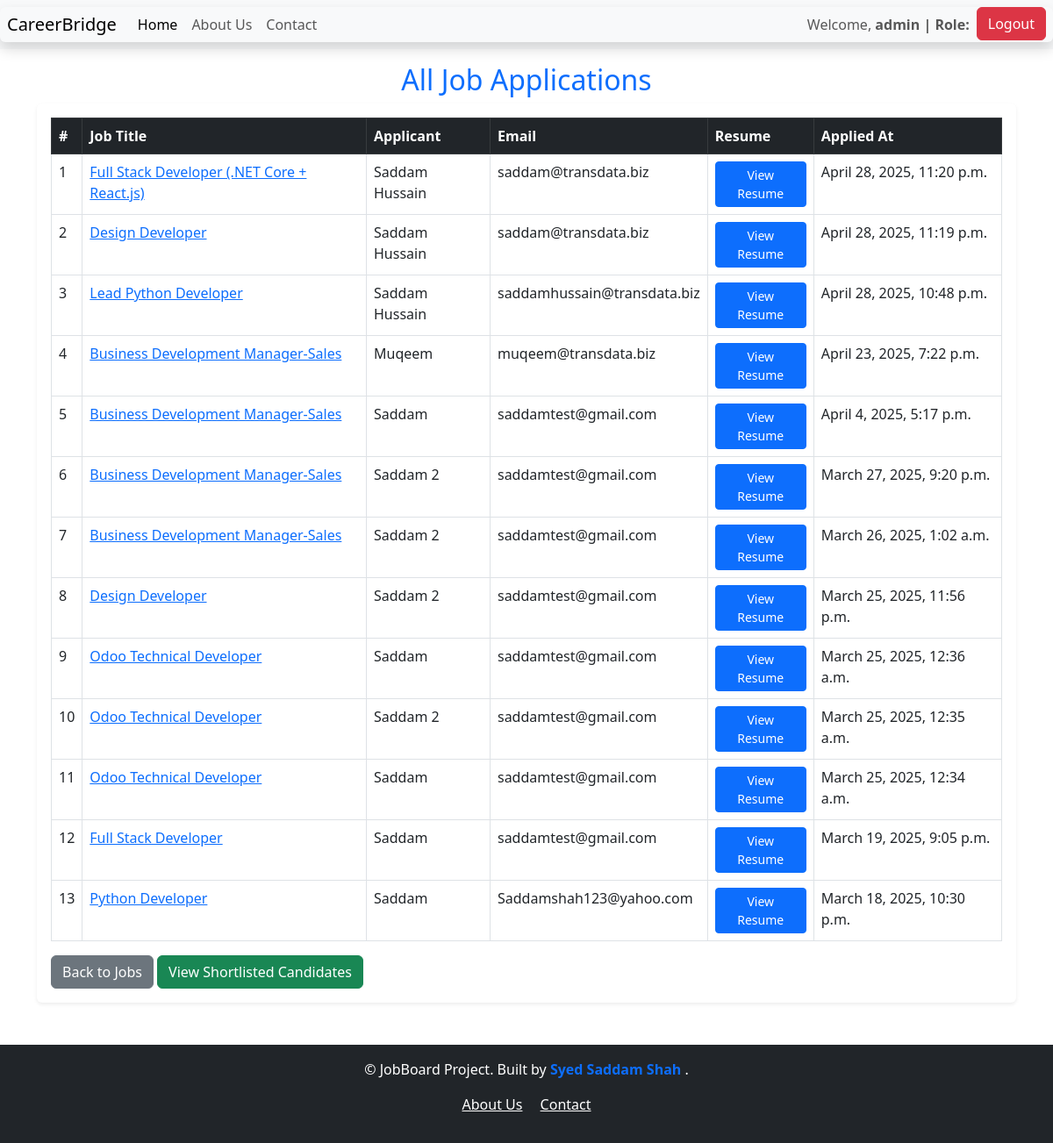
/all_applications/ (signed in), run on an earlier commit of the app's database.
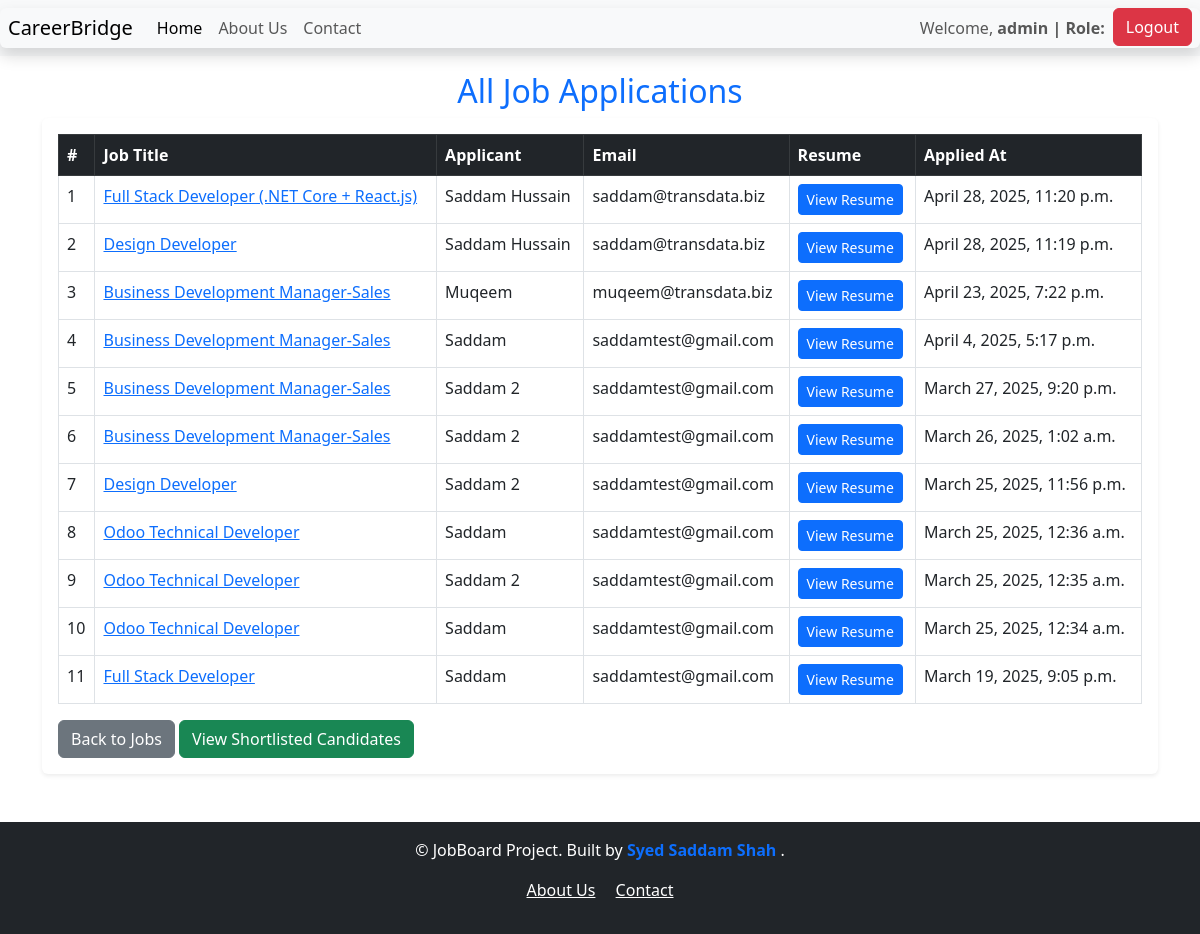
And on a later commit of the database.
### job/models.py (models this page shows, shortened)
class JobApplication(models.Model):
    job = models.ForeignKey(Job, on_delete= models.CASCADE)
    user = models.ForeignKey(User, on_delete=models.CASCADE, null= True, blank=True)
    applicant_name = models.CharField(max_length= 100)
    email = models.EmailField()
    resume = models.FileField(upload_to='resumes/%Y/%m/%d/')
    cover_letter = models.TextField()
    applied_at = models.DateTimeField(auto_now_add=True)
    is_shortlisted = models.BooleanField(default=False)
    class Meta:
        ordering = ['-applied_at']
        verbose_name = 'Job Application'
        verbose_name_plural = 'Job Applications'

class Job(models.Model):
    JOB_TYPES = [
        ('Full-time', 'Full-time'),
        ('Part-time', 'Part-time'),
        ('Remote', 'Remote'),
        ('Internship', 'Internship'),
    ]
    title = models.CharField(max_length=200)
    company_name = models.CharField(max_length=200)
    description = models.TextField()
    location = models.CharField(max_length=100)
    salary = models.DecimalField(max_digits=10, decimal_places=2, null= True, blank=True)
    job_type = models.CharField(max_length=20, choices=JOB_TYPES, default='Full-time')
    date_of_posting = models.DateTimeField(auto_now_add= True)
    class Meta:
        ordering = ['-date_of_posting']
        verbose_name = 'Job Posting'
        verbose_name_plural = 'Job Postings'

### job/views.py (the view)
# urls.py: path('all_applications/', views.all_applications, name = 'all_applications'),
@login_required
def all_applications(request):
    applications = JobApplication.objects.select_related('job').order_by('-applied_at')
    return render(request, 'all_applications.html', {'applications' : applications})

### job/templates/all_applications.html
{% extends 'base.html' %}
{% load static %}
{% block content %}
<div class="container mt-3">
    <h2 class="mb-2 text-center text-primary">All Job Applications</h2>
    {% if applications %}
    <div class="table-responsive shadow-sm rounded p-3 bg-white">
        <table class="table table-bordered table-hover">
            <thead class="table-dark">
                <tr>
                    <th>#</th>
                    <th>Job Title</th>
                    <th>Applicant</th>
                    <th>Email</th>
                    <th>Resume</th>
                    <th>Applied At</th>
                </tr>
            </thead>
            <tbody>
                {% for application in applications %}
                <tr>
                    <td>{{ forloop.counter }}</td>
                    <td> <a href="{% url 'job_detail' application.job.id %}">{{ application.job.title }} </a> </td>
                    <td>{{ application.applicant_name }}</td>
                    <td>{{ application.email }}</td>
                    <td>
                        <a href="{{ application.resume.url }}" class="btn btn-primary btn-sm" target="_blank">View Resume</a>
                    </td>
                    <td>{{ application.applied_at }}</td>
                </tr>
                {% endfor %}
            </tbody>
        </table>
        <a href="{% url 'job_list' %}" class="btn btn-secondary">Back to Jobs</a>
        <a href="{% url 'all_shortlisted_applicants' %}" class="btn btn-success">
            View Shortlisted Candidates
        </a>
    </div>
    {% else %}
    <p class="text-center mt-4 text-muted">No applications found.</p>
    {% endif %}
</div>
{% endblock %}

### job/templates/base.html (shortened to what this page needs)
<!DOCTYPE html>
<html lang="en">
<head>
    <link rel="stylesheet" href="https://cdn.jsdelivr.net/npm/bootstrap@5.3.0/dist/css/bootstrap.min.css">
</head>
<body>
    <nav class="navbar navbar-expand-lg bg-body-tertiary position sticky-top">
        <div class="container-fluid shadow px-2  bg-body-tertiary rounded position-sticky">
            <a class="navbar-brand " href="/"> <img src="" alt="">CareerBridge</a>
            <div class="collapse navbar-collapse" id="navbarNav">
                <ul class="navbar-nav">
                    <li class="nav-item">
                        <a class="nav-link active" aria-current="page" href="/">Home</a>
                    </li>
                    <li class="nav-item">
                        <a class="nav-link" href="{% url 'about_us' %}">About Us</a>
                    </li>
                    <li class="nav-item">
                        <a class="nav-link" href="{% url 'contact' %}">Contact</a>
                    </li>
                </ul>
            </div>
            <ul class="navbar-nav ms-auto">
                {% if user.is_authenticated %}
                    <li class="nav-item">
                        <span class="nav-link">Welcome, <strong>{{ user.username }} | Role: {{ user.userprofile.role }}</strong></span>
                    </li>
                    <li class="nav-item">
                        <a href="{% url 'custom_logout' %}" class="btn btn-danger">Logout</a>
                    </li>
                {% else %}
                    <li class="nav-item">
                        <a href="{% url 'custom_login' %}" class="btn btn-primary">Login</a>
                    </li>
                {% endif %}
            </ul>
        </div>
    </nav>
    {% block content %}
    {% endblock %}
</body>
<footer class="bg-dark text-white text-center py-3 mt-5">
    <p>© {{ year }} JobBoard Project. Built by
        <a href="{% url 'developer' %}" class="text-decoration-none fw-semibold text-primary">
            Syed Saddam Shah
        </a>.
        <div class="container">
                <a href="{% url 'about_us' %}" class="text-white me-3">About Us</a>
                <a href="{% url 'contact' %}" class="text-white">Contact</a>
            </p>
</footer>
</html>

What changed in the data, as far as the page shows it:
removed JobApplication: job "Lead Python Developer", applicant_name "Saddam Hussain", email "saddamhussain@transdata.biz", applied_at "April 28, 2025, 10:48 p.m."
removed JobApplication: job "Python Developer", applicant_name "Saddam", email "Saddamshah123@yahoo.com", applied_at "March 18, 2025, 10:30 p.m."
